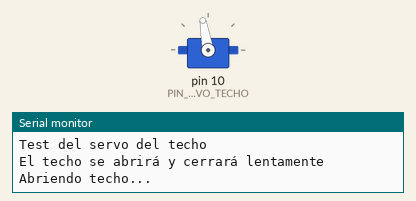
Simulated run of this sketch. Board: Arduino Uno, built with avr-gcc and run on an emulated ATmega328P. On the bench: servo, the last lines printed to the serial monitor.

Above: at 2.05 s.
At 12.2 s:
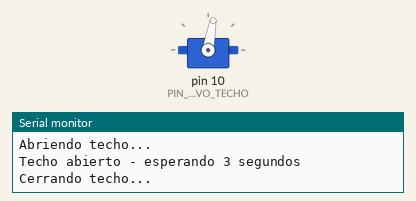
Timing chart, 0 to 19.2 s (numbered marks = the images above):
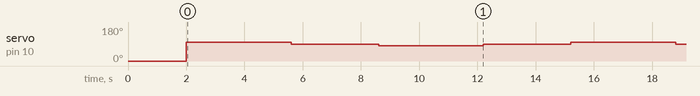

The sketch:

test-servo-techo.ino
```cpp
// Test del servo MG90S para el techo
// Este código prueba el movimiento lento del servo del techo

#include <Servo.h>

const int PIN_SERVO_TECHO = 10;  // Pin del servo del techo

Servo servoTecho;

// Posiciones del servo
const int TECHO_CERRADO = 0;    // Techo cerrado (0 grados)
const int TECHO_ABIERTO = 90;   // Techo abierto (90 grados)

void setup() {
  Serial.begin(9600);

  // Configurar servo
  servoTecho.attach(PIN_SERVO_TECHO);
  servoTecho.write(TECHO_CERRADO);  // Iniciar cerrado

  Serial.println("Test del servo del techo");
  Serial.println("El techo se abrirá y cerrará lentamente");
  delay(2000);
}

void loop() {
  Serial.println("Abriendo techo...");
  abrirTecho();

  Serial.println("Techo abierto - esperando 3 segundos");
  delay(3000);

  Serial.println("Cerrando techo...");
  cerrarTecho();

  Serial.println("Techo cerrado - esperando 3 segundos");
  delay(3000);
}

void abrirTecho() {
  // Para servo de rotación continua: girar en una dirección por tiempo fijo
  servoTecho.write(100);  // Girar lentamente en una dirección (90-180 = clockwise)
  delay(3600);            // Doble de tiempo para 180 grados
  servoTecho.write(90);   // Detener (90 = stop para servos continuos)
}

void cerrarTecho() {
  // Para servo de rotación continua: girar en dirección opuesta
  servoTecho.write(80);   // Girar lentamente en dirección contraria (0-90 = counterclockwise)
  delay(3600);            // Doble de tiempo para volver 180 grados
  servoTecho.write(90);   // Detener (90 = stop)
}
```

Measured:
- by itself, servo on pin 10 (PIN_SERVO_TECHO): repeats every 13.2 s: 90° 3.0 s, 80° 3.6 s, 90° 3.0 s, 100° 3.6 s
